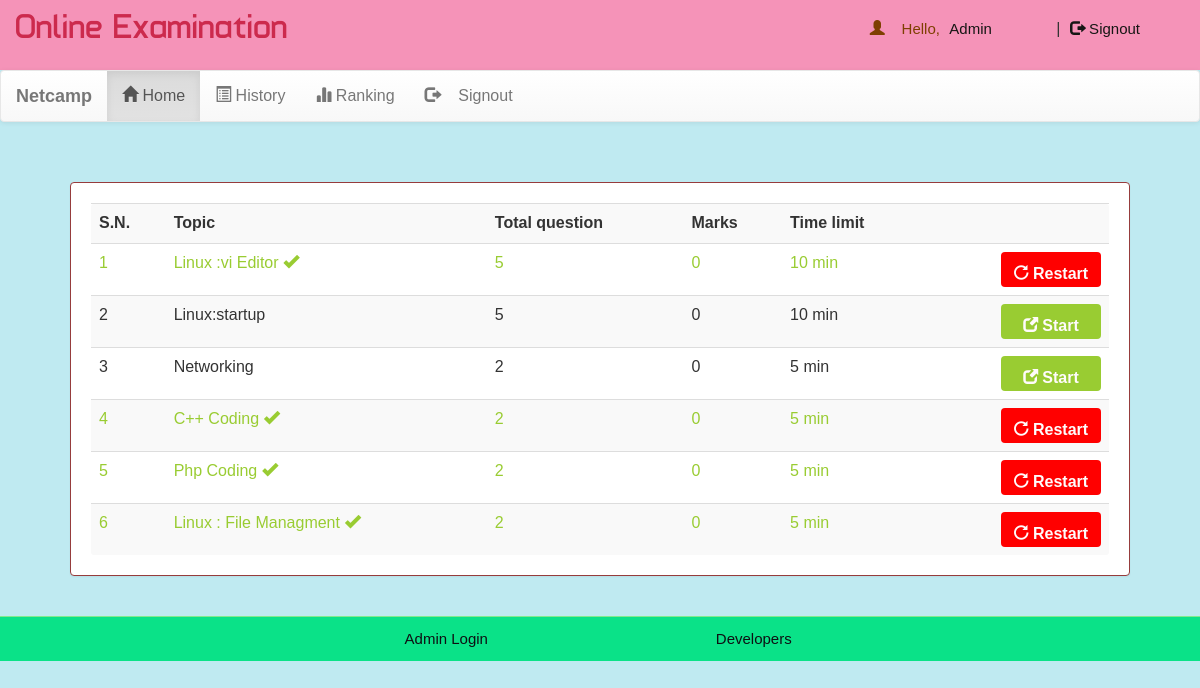
Page /account.php?q=1 (signed in) on the earlier database version.
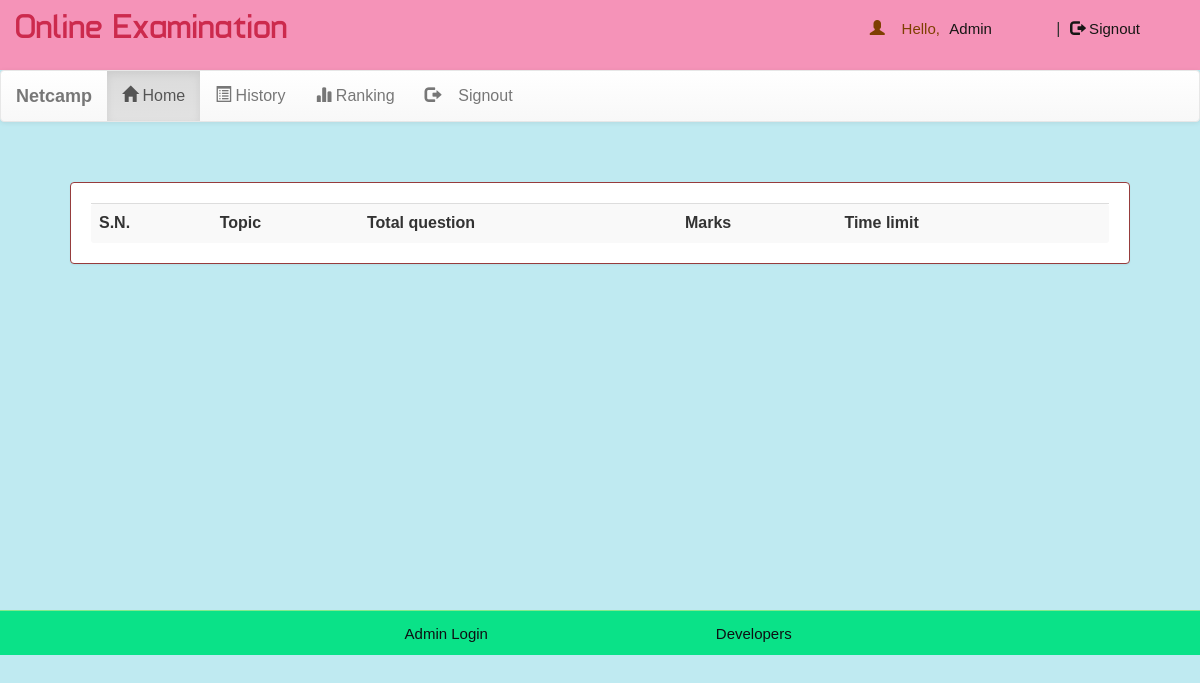
Same page on the later database version.
### tables this page shows
CREATE TABLE `quiz` (
  `eid` text NOT NULL,
  `title` varchar(100) NOT NULL,
  `right` int(11) NOT NULL,
  `wrong` int(11) NOT NULL,
  `total` int(11) NOT NULL,
  `time` bigint(20) NOT NULL,
  `intro` text NOT NULL,
  `tag` varchar(100) NOT NULL,
  `date` timestamp NOT NULL DEFAULT CURRENT_TIMESTAMP ON UPDATE CURRENT_TIMESTAMP
);

### account.php (the view, shortened to what this page needs)
<!DOCTYPE html PUBLIC "-//W3C//DTD XHTML 1.0 Transitional//EN" "http://www.w3.org/TR/xhtml1/DTD/xhtml1-transitional.dtd">
<html xmlns="http://www.w3.org/1999/xhtml">
<head>
<link  rel="stylesheet" href="css/bootstrap.min.css"/>
 <link  rel="stylesheet" href="css/bootstrap-theme.min.css"/>
 <link rel="stylesheet" href="css/main.css">
 <link  rel="stylesheet" href="css/font.css">
</head>
<body>
<div class="header">
<div class="row">
<div class="col-lg-6">
<span class="logo">Online Examination</span></div>
<div class="col-md-4 col-md-offset-2">
 <?php
 include_once 'dbConnection.php';
  if(!(isset($_SESSION['email']))){
header("location:index.php");
}
else
{
$name = $_SESSION['name'];
$email=$_SESSION['email'];
echo '<span class="pull-right top title1" ><span class="log1"><span class="glyphicon glyphicon-user" aria-hidden="true"></span>&nbsp;&nbsp;&nbsp;&nbsp;Hello,</span> <a href="account.php?q=1" class="log log1">'.$name.'</a>&nbsp;|&nbsp;<a href="logout.php?q=account.php" class="log"><span class="glyphicon glyphicon-log-out" aria-hidden="true"></span>&nbsp;Signout</button></a></span>';
}?>
</div>
</div></div>
<div class="bg">
<nav class="navbar navbar-default title1">
  <div class="container-fluid">
    <div class="navbar-header">
      <a class="navbar-brand" href="#"><b>Netcamp</b></a>
    </div>
    <div class="collapse navbar-collapse" id="bs-example-navbar-collapse-1">
      <ul class="nav navbar-nav">
        <li <?php if(@$_GET['q']==1) echo'class="active"'; ?> ><a href="account.php?q=1"><span class="glyphicon glyphicon-home" aria-hidden="true"></span>&nbsp;Home<span class="sr-only">(current)</span></a></li>
        <li <?php if(@$_GET['q']==2) echo'class="active"'; ?>><a href="account.php?q=2"><span class="glyphicon glyphicon-list-alt" aria-hidden="true"></span>&nbsp;History</a></li>
		<li <?php if(@$_GET['q']==3) echo'class="active"'; ?>><a href="account.php?q=3"><span class="glyphicon glyphicon-stats" aria-hidden="true"></span>&nbsp;Ranking</a></li>
		<li class="pull-right"> <a href="logout.php?q=account.php"><span class="glyphicon glyphicon-log-out" aria-hidden="true"></span>&nbsp;&nbsp;&nbsp;&nbsp;Signout</a></li>
		</ul>
      </div>
  </div>
</nav>
<div class="container">
<div class="row">
<div class="col-md-12">
<?php if(@$_GET['q']==1) {
$result = mysqli_query($con,"SELECT * FROM quiz ORDER BY date DESC") or die('Error');
echo  '<div class="panel"><div class="table-responsive"><table class="table table-striped title1">
<tr><td><b>S.N.</b></td><td><b>Topic</b></td><td><b>Total question</b></td><td><b>Marks</b></td><td><b>Time limit</b></td><td></td></tr>';
$c=1;
while($row = mysqli_fetch_array($result)) {
	$title = $row['title'];
	$total = $row['total'];
	$right = $row['right'];
    $time = $row['time'];
	$eid = $row['eid'];
$q12=mysqli_query($con,"SELECT score FROM history WHERE eid='$eid' AND email='$email'" )or die('Error98');
$rowcount=mysqli_num_rows($q12);
if($rowcount == 0){
	echo '<tr><td>'.$c++.'</td><td>'.$title.'</td><td>'.$total.'</td><td>'.$right*$total.'</td><td>'.$time.'&nbsp;min</td>
	<td><b><a href="account.php?q=quiz&step=2&eid='.$eid.'&n=1&t='.$total.'" class="pull-right btn sub1" style="margin:0px;background:#99cc32"><span class="glyphicon glyphicon-new-window" aria-hidden="true"></span>&nbsp;<span class="title1"><b>Start</b></span></a></b></td></tr>';
}
else
{
echo '<tr style="color:#99cc32"><td>'.$c++.'</td><td>'.$title.'&nbsp;<span title="This quiz is already solve by you" class="glyphicon glyphicon-ok" aria-hidden="true"></span></td><td>'.$total.'</td><td>'.$right*$total.'</td><td>'.$time.'&nbsp;min</td>
	<td><b><a href="update.php?q=quizre&step=25&eid='.$eid.'&n=1&t='.$total.'" class="pull-right btn sub1" style="margin:0px;background:red"><span class="glyphicon glyphicon-repeat" aria-hidden="true"></span>&nbsp;<span class="title1"><b>Restart</b></span></a></b></td></tr>';
}
}
echo '</table></div></div>';
}?>
</div></div></div></div>
<div class="row footer">
<div class="col-md-3 box">
</div>
<div class="col-md-3 box">
<a href="#" data-toggle="modal" data-target="#login">Admin Login</a></div>
<div class="col-md-3 box">
<a href="#" data-toggle="modal" data-target="#developers">Developers</a>
</div>
<div class="col-md-3 box">
</body>
</html>

### css/main.css (style rules this page uses)
body { overflow-x:hidden; width:100%; font: 15px "Century Gothic", "Times Roman", sans-serif; background:rgba(187, 233, 241, 0.932); min-height:550px; background-attachment:fixed; }
.bg { min-height:540px; }
.panel { border-color:rgb(150, 60, 60); margin:40px; padding:20px; font: 15px "Century Gothic", "Times Roman", sans-serif; }
.header { background:#f593b8; height:70px; }
.logo { font-family:'typo'; font-size:35px; color:#cc2a4d; margin:15px; }
.title1 { font: 16px "Century Gothic", "Times Roman", sans-serif; }
.footer { font-size:15px; text-align:center; border-top:1px solid; border-color:#84e98d; background-color:#0ae288; }
.footer a { margin:25px; color:rgb(14, 16, 19); text-decoration:none; font: 15px "Century Gothic", "Times Roman", sans-serif; }
.box { padding:13.5px; }
.top { margin-top:20px; }
.log1 { font: 15px 'Ubuntu', sans-serif; color:rgb(126, 63, 1); margin-left:10px; }
.log { margin:10px; margin-right:60px; margin-left:5px; color:rgb(22, 22, 20); text-decoration:none; font-size:20px; font-size:15px; }
.sub1 { width:90px; color:#fffbfb; background:#ad44d6; font-size:15px; height:35px; margin:20px; padding:10px; width:100px; }

Differences in the rows shown:
removed quiz: title "Linux :vi Editor", total "5", $right*$total "0", time "10"
removed quiz: title "Linux:startup", total "5", $right*$total "0", time "10"
removed quiz: title "Networking", total "2", $right*$total "0", time "5"
removed quiz: title "C++ Coding", total "2", $right*$total "0", time "5"
removed quiz: title "Php Coding", total "2", $right*$total "0", time "5"
removed quiz: title "Linux : File Managment", total "2", $right*$total "0", time "5"
